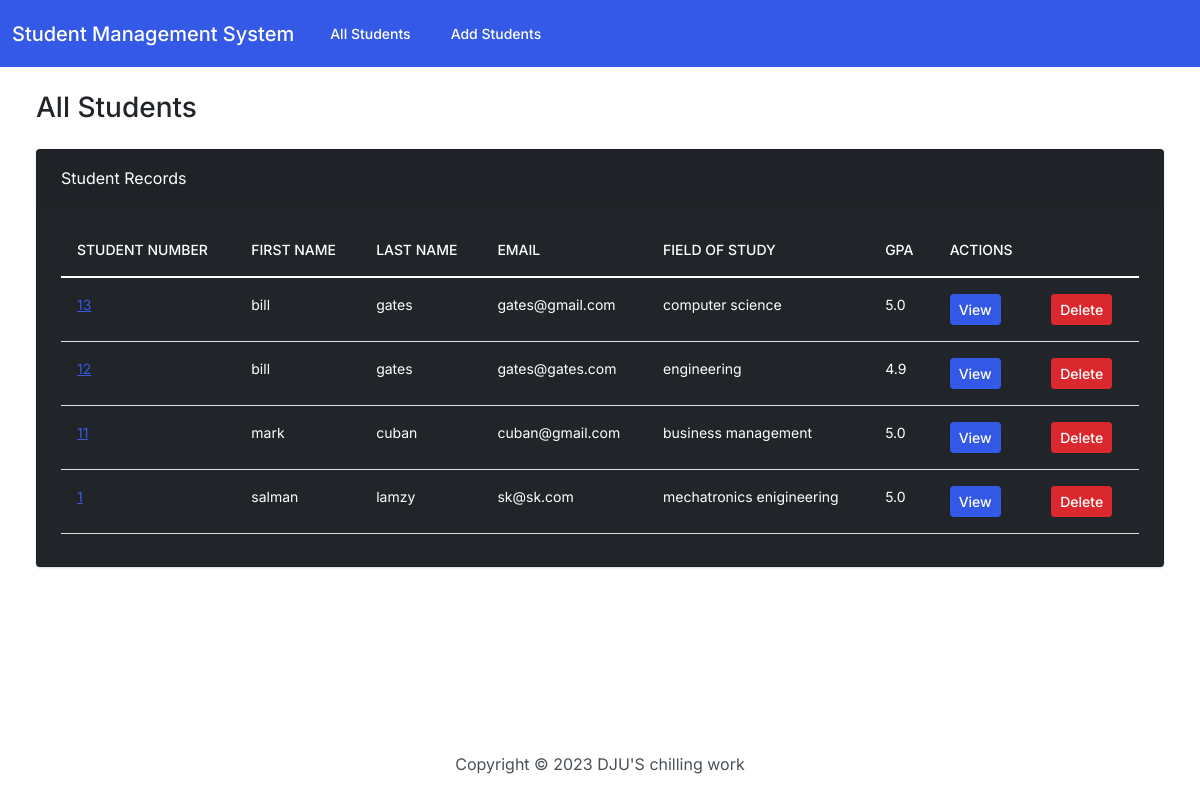
The page / on the database its author committed.
### students/models.py (models this page shows, shortened)
class Student(models.Model):
    student_number = models.PositiveIntegerField()
    first_name = models.CharField(max_length=50)
    last_name = models.CharField(max_length=50)
    email = models.EmailField(max_length=100)
    field_of_study = models.CharField(max_length=50)
    gpa = models.FloatField()

### students/views.py (the view)
# urls.py: path('', views.index, name='index'),
def index(request):
    students = Student.objects.all()
    return render(request, 'students/index.html', {'students': students})

### templates/students/index.html (shortened to what this page needs)
{% extends "students/base.html" %}
{% block body %}
<h3 class="m-4">All Students</h3>
<div class="row">
    <div class="col-12">
        {% if students %}
        <div class="card text-white bg-dark mb-4 ms-4 me-4">
            <div class="card-header">Student Records</div>
            <div class="card-body">
                <div class="table-responsive">
                    <table class="table table-hover text-white">
                        <thead>
                          <tr>
                            <th scope="col">Student Number</th>
                            <th scope="col">First Name</th>
                            <th scope="col">Last Name</th>
                            <th scope="col">Email</th>
                            <th scope="col">Field of Study</th>
                            <th scope="col">GPA</th>
                            <th scope="col">Actions</th>
                          </tr>
                        </thead>
                        <tbody>
                        {% for student in students %}
                        <tr>
                            <td><a href="{% url 'update' student.id %}">{{student.student_number}}</a></td>
                            <td>{{student.first_name}}</td>
                            <td>{{student.last_name}}</td>
                            <td>{{student.email}}</td>
                            <td>{{student.field_of_study}}</td>
                            <td>{{student.gpa}}</td>
                            <td><button type="button" class="btn btn-primary me-1 btn-sm" href="{% url 'view_student' student.id %}" data-bs-toggle="modal" data-bs-target="#myModal{{student.id}}">View</button>
                            <td><a type="button" class="btn btn-danger me-1 btn-sm" href="{% url 'delete' student.id %}" >Delete</a>
                            </td>
                            </tr>
                        {% endfor %}
                        </tbody>
                      </table>
                </div>
            </div>
        </div>
        {% else %}
        <h5 class="alert alert-primary mx-auto mt-4">No Student Records</h5>
        {% endif %}
    </div>
</div>
</div>
{% endblock body %}

### templates/students/base.html (shortened to what this page needs)
{% load static %}
<!DOCTYPE html>
<html lang="en">
<head>
    <link rel="stylesheet" href="{% static 'css/bootstrap.min.css' %}">
</head>
<body class="d-flex flex-column min-vh-100">
    <nav class="navbar navbar-expand-lg navbar-dark bg-primary">
        <div class="container-fluid">
          <a class="navbar-brand" href="/">Student Management System</a>
          <div class="collapse navbar-collapse" id="navbarColor01">
            <ul class="navbar-nav me-auto">
              <li class="nav-item">
                <a class="nav-link" href="/">All Students</a>
              </li>
              <li class="nav-item">
                <a class="nav-link" href="{% url 'add' %}">Add Students</a>
              </li>
            </ul>
          </div>
        </div>
      </nav>
      <div class="container-fluid">
        {% block body %}
        {% endblock body %}
      <footer class="mt-auto mb-4">
        <div class="text-center">
            <span>
                Copyright &copy; <script>document.write(new Date().getFullYear())</script> DJU'S chilling work
            </span>
        </div>
      </footer>
</body>
</html>

### rows shown on the page
Student: student_number "13", first_name "bill", last_name "gates", email "gates@gmail.com", field_of_study "computer science", gpa "5.0"
Student: student_number "12", first_name "bill", last_name "gates", email "gates@gates.com", field_of_study "engineering", gpa "4.9"
Student: student_number "11", first_name "mark", last_name "cuban", email "cuban@gmail.com", field_of_study "business management", gpa "5.0"
Student: student_number "1", first_name "salman", last_name "lamzy", email "sk@sk.com", field_of_study "mechatronics enigineering", gpa "5.0"
